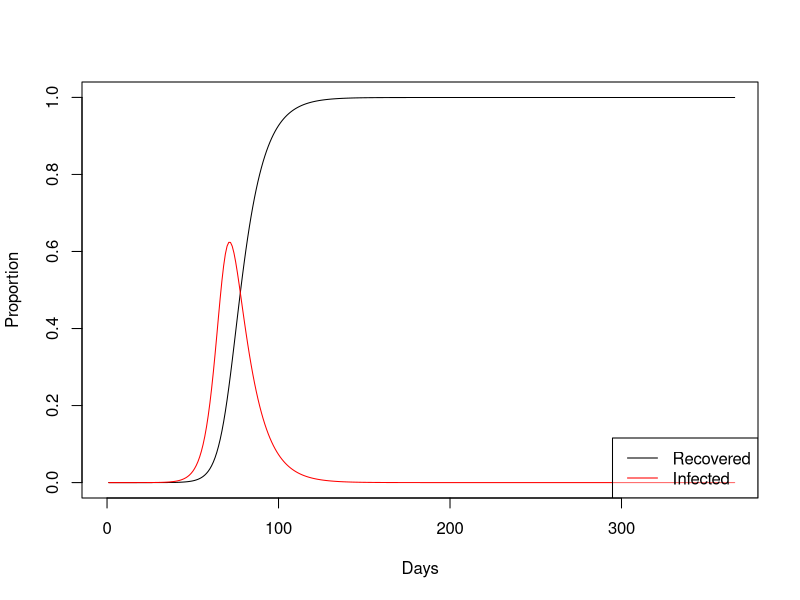
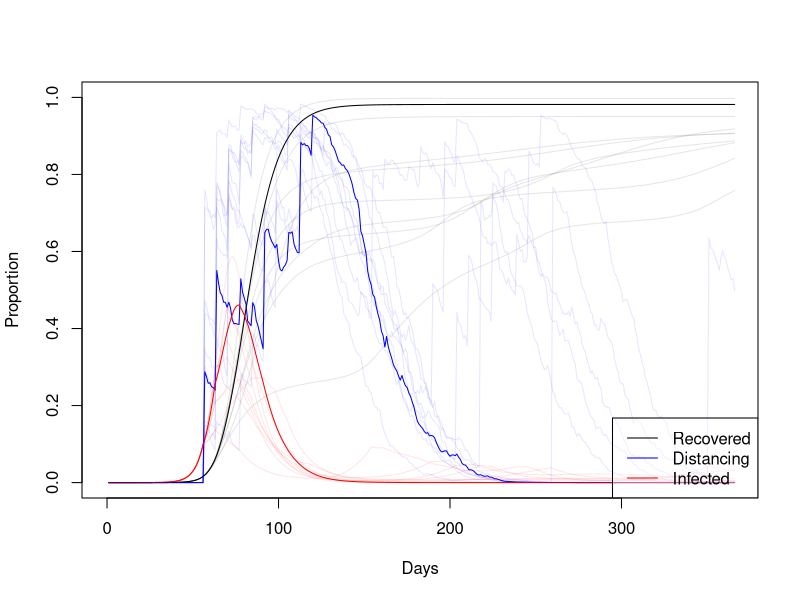

Write R code to recreate these figures, in order.
## Simulation of management of Covid-19 outbreak in the UK.
library(nleqslv) # nonlinear solver

# Parameters (unit: days)
incubation_time <- 5.1
start_trans_symp <- incubation_time - 0.5
start_trans_asymp <- start_trans_symp
prop_symptoms <- 0.2 # https://www.thelancet.com/journals/lancet/article/PIIS0140-6736(20)30567-5/fulltext
prop_critical <- 0.06 # To be implemented # https://www.thelancet.com/journals/lancet/article/PIIS0140-6736(20)30567-5/fulltext
mean_generation_time <- 6.5
generation_time_alpha <- 0.25 # shape parameter of an assumed gamma distribution
R0 <- 2.4
inf_symp_asymp_ratio <- 2
UK_population_size <- 66.44e6
pop_size <- UK_population_size
case_fatality_rate <- 0.01 # to be implemented...


# Stages:
stages <- c(
  "S", # susceptible
  "Is1", # symptomatic infected no trans
  "Is2", # symptomatic infected trans
  "Ia1", # symptomatic asymptomatic no trans
  "Ia2", # symptomatic asymptomatic trans
  "R", # recovered or deceased
  c() )
n_stages <- length(stages)

# Infectious stages
IStages <- c("Is1", "Is2", "Ia1", "Ia2")


## Linear dynamics:
# We still need to adjust two parameters: 
# Is2_inf: infectiousness of Is2 srage (scales other stages)
# rec_rate: recovery rate of transmitting individuals
# This adjustment is done such as fitting R0 and mean_generation_time

## The "survivial" part of the population matrix
SS_calc <- function(Is2_inf,rec_rate){
  SS <- matrix(0,nrow = n_stages,ncol= n_stages,
               dimnames = list(Next=stages,Current=stages) )
  SS["S","S"] <- 1
  SS["Is2","Is1"] <- 1/start_trans_symp
  SS["Is1","Is1"] <- 1-1/start_trans_symp
  SS["Ia2","Ia1"] <- 1/start_trans_asymp
  SS["Ia1","Ia1"] <- 1-1/start_trans_asymp
  SS["R","Ia2"] <- rec_rate
  SS["Ia2","Ia2"] <- 1-rec_rate
  SS["R","Is2"] <- rec_rate
  SS["Is2","Is2"] <- 1-rec_rate
  SS["R","R"] <- 1
  return(SS)
}

## Density indepent factor of the "fertility" (= transmission) matrix
FF0_calc <- function(Is2_inf,rec_rate){
  FF0 <- matrix(0,nrow = n_stages,ncol= n_stages,
                dimnames = list(Next=stages,Current=stages) )
  FF0["Is1","Is2"] <- Is2_inf * prop_symptoms 
  FF0["Ia1","Is2"] <- Is2_inf * (1-prop_symptoms)
  FF0["Is1","Ia2"] <- Is2_inf * prop_symptoms  / inf_symp_asymp_ratio
  FF0["Ia1","Ia2"] <- Is2_inf * (1-prop_symptoms)  / inf_symp_asymp_ratio
  return(FF0)
}

## Calculate the "fertility" (= transmission) part of the population matrix
FF_calc <- function(Is2_inf,rec_rate){
  FF0 <- FF0_calc(Is2_inf,rec_rate)
  return(FF0 * pop_size)
}

get_mean_generation_time <- function(SS,FF){
  # See page 842 of Bienvenu, F.; Legendre, S. (2015). "A New Approach to the Generation Time in Matrix Population Models" (PDF). The American Naturalist. 185 (6): 834–843. doi:10.1086/681104. PMID 25996867.
  L <- SS+FF
  w <- eigen(L)$vectors[,1]
  v <- eigen(t(L))$vectors[,1]
  T_gen <- 1 + (t(v) %*% SS %*% w) / (t(v) %*% FF %*% w) 
  return(T_gen)
}

R0_and_Tgen <- function(Is2_inf,rec_rate){
  SS <- SS_calc(Is2_inf,rec_rate)
  FF <- FF_calc(Is2_inf,rec_rate)
  L <- SS + FF
  Tgen <- get_mean_generation_time(SS,FF)
  r <- eigen(L[IStages,IStages])$values[1]
  #https://beast.community/estimating_R0
  generation_time_beta <- generation_time_alpha / Tgen
  R0 <- (1+r/generation_time_beta)^generation_time_alpha
  return(c(R0,Tgen))
}

R0_and_Tgen(1/pop_size,1/6)
R0_and_Tgen_diff <- function(x){
  as.numeric(R0_and_Tgen(x[1],x[2]) - c(R0,mean_generation_time))
}
initialGuess <- c(Is2_inf=1/pop_size,rec_rate=1/6.5)
#Test
do.call(R0_and_Tgen,as.list(initialGuess))
R0_and_Tgen_diff(initialGuess)

fit <- nleqslv(initialGuess,R0_and_Tgen_diff);
fit$x

SS <- with(as.list(fit$x),SS_calc(Is2_inf,rec_rate))
FF <- with(as.list(fit$x),FF_calc(Is2_inf,rec_rate))
FF0 <- with(as.list(fit$x),FF0_calc(Is2_inf,rec_rate))
L <- SS + FF

  
IStages <- c("Is1", "Is2", "Ia1", "Ia2")
#get_mean_generation_time(SS[IStages,IStages],FF[IStages,IStages])
log(eigen(L[IStages,IStages])$values[1]) # linear growth rate r should be around 0.2

# Non-linear dynamics
n_steps <- 365
state <- matrix(0, nrow=n_steps+1, ncol=n_stages)
colnames(state) <- stages
S_index <- which(stages == "S")
state[1,"Ia1"] <- 100
state[1,"S"] <- pop_size - state[1,"Ia1"]
dfac <- rep(NA,n_steps+1) # social distancing factor, the controll parameter
dfac[1] <- 1 # social distancing factor, the controll parameter
line_alpha <- 255 # for transparency choice

## Simulate without policy interventions
plot(c(0),type="n",ylim=c(0,1),xlim=c(0,n_steps),xlab="Days",ylab="Proportion")
for(i in 1:n_steps){
  Lx <- SS + FF0 * state[i,"S"]
  state[i+1,] <- Lx %*% state[i,]
  state[i+1,"S"] <- pop_size - sum(state[i+1,-S_index])
}
lines(state[,"R"]/pop_size,col="black",type="l")
lines(rowSums(state[,IStages])/pop_size,col="red",type="l")
legend(x="bottomright",
       legend = c("Recovered","Infected"),
       col=c("black","red"),lty=1,bg=rgb(1,1,1,alpha = 0.4))

## Simulate policy interventions with uncertainty
n_runs <- 10
other_runs_transparency <- 0.1
# plot(c(0),type="n",ylim=c(0,1),xlim=c(0,n_steps),ylab="Proportion immunized",xlab="Days")
# plot(c(0),type="n",ylim=c(0,1),xlim=c(0,n_steps),ylab="Social Distancing Factor",xlab="Days")
# plot(c(0),type="n",ylim=c(0,1),xlim=c(0,n_steps),ylab="Proportion infected",xlab="Days")
plot(c(0),type="n",ylim=c(0,1),xlim=c(0,n_steps),xlab="Days",ylab="Proportion")
for(run in 1:n_runs){
  for(i in 1:n_steps){
    dfac[i+1] <- pnorm(qnorm(dfac[i])+rnorm(1,1/30,1/30)) # decline of compliance
    if(i %% 7 == 0){# Every week, adjust policy:
      if(state[i,"Is2"]/pop_size > 0.005) # more measures
        dfac[i+1] <- dfac[i+1] * runif(1,0.2,1) # outcome is uncertain
      else if(state[i,"Is2"]/pop_size < 0.005) # less measures
        dfac[i+1] <- dfac[i+1]*min(1,runif(1,1,1.5)) # outcome uncertain
    }
    Lx <- SS + FF0 * state[i,"S"] * dfac[i+1]
    state[i+1,] <- Lx %*% state[i,]
    state[i+1,"S"] <- pop_size - sum(state[i+1,-S_index])
  }
  line_alpha <- ifelse(run==1,1,other_runs_transparency)*255
  plotcol <- do.call(rgb,as.list(c(col2rgb("black"),alpha=line_alpha,max = 255)))
  lines(state[,"R"]/pop_size,col=plotcol,type="l")
  plotcol <- do.call(rgb,as.list(c(col2rgb("blue"),alpha=line_alpha,max = 255)))
  lines(1-dfac,col=plotcol,type="l")
  plotcol <- do.call(rgb,as.list(c(col2rgb("red"),alpha=line_alpha,max = 255)))
  lines(rowSums(state[,IStages])/pop_size,col=plotcol,type="l")
}
legend(x="bottomright",
       legend = c("Recovered","Distancing","Infected"),
       col=c("black","blue","red"),lty=1,bg=rgb(1,1,1,alpha = 0.4))
